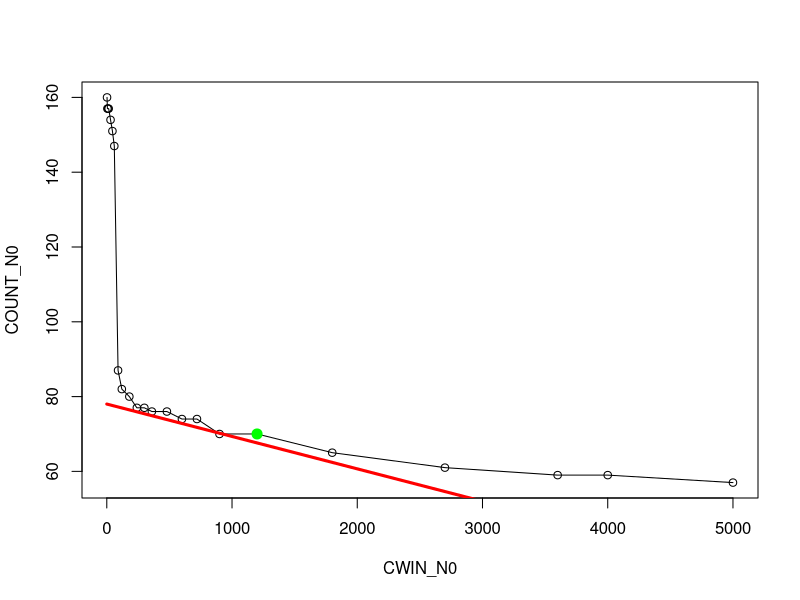
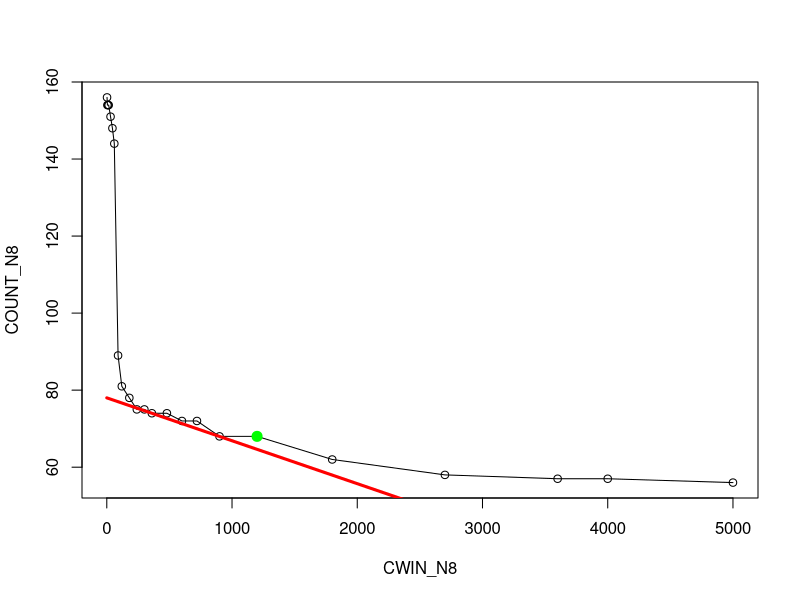
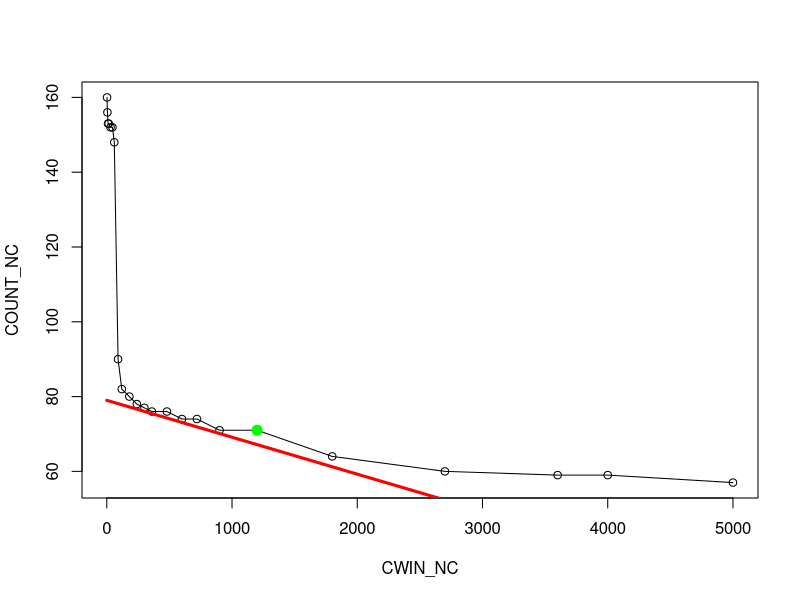

The R script that drew these images, in order:
####### CWIN selection ####### 

# Lettura del dataset tcount-bglsep_1.txt
tcount.R63M1N0 <- read.delim("ffdatools/counts/tcount-R63-M1-N0.txt")
CWIN_0<-tcount.R63M1N0$CWIN
COUNT_0<-tcount.R63M1N0$COUNT
p0<-plot(CWIN_0, COUNT_0, type='o',xlab = "CWIN_N0", ylab="COUNT_N0" )

# Plot della retta tangente che passa per il punto di ginocchio 
x0=c(0,9000)
y0=c(78,0)
line<-lines(x0,y0,type='l', col='red', lwd=3)

# lm per ottenere i coefficiente angolare e intercetta della retta tangente
lm(x0 ~ y0)

# Selezione del valore di CWIN nell’intorno destro del punto di tangenza
point <- points(CWIN_0[which.max(CWIN_0 > 1000)], COUNT_0[which.max(CWIN_0>1000)], pch=20, col="green", cex=2)

CWIN_0[which.max(CWIN_0 > 1000)] #restituisce il valore di CWIN selezionato

######################################################################## 
tcount.R63M1N8 <- read.delim("ffdatools/counts/tcount-R63-M1-N8.txt")
CWIN_8<-tcount.R63M1N8$CWIN
COUNT_8<-tcount.R63M1N8$COUNT
p0<-plot(CWIN_8, COUNT_8, type='o' ,xlab = "CWIN_N8", ylab="COUNT_N8")

# Plot della retta tangente che passa per il punto di ginocchio 
x8=c(0,7000)
y8=c(78,0)
line<-lines(x8,y8,type='l', col='red', lwd=3)

# lm per ottenere i coefficiente angolare e intercetta della retta tangente
lm(x8 ~ y8)

# Selezione del valore di CWIN nell’intorno destro del punto di tangenza
point <- points(CWIN_8[which.max(CWIN_8 > 1000)], COUNT_8[which.max(CWIN_8>1000)], pch=20, col="green", cex=2)

CWIN_8[which.max(CWIN_8 > 1000)] #restituisce il valore di CWIN selezionato


##############
tcount.R63M1NC <- read.delim("ffdatools/counts/tcount-R63-M1-NC.txt")
CWIN_C<-tcount.R63M1NC$CWIN
COUNT_C<-tcount.R63M1NC$COUNT
pC<-plot(CWIN_C, COUNT_C, type='o' ,xlab = "CWIN_NC", ylab="COUNT_NC")

# Analisi ravvicinata per scegliere i parametri per trovare la retta tangente
#p<-plot(CWIN, COUNT, type='o', xlim =c(0,3000), ylim=c(50,100))

# Plot della retta tangente che passa per il punto di ginocchio 
xC=c(0,8000)
yC=c(79,0)
line<-lines(xC,yC,type='l', col='red', lwd=3)

# lm per ottenere i coefficiente angolare e intercetta della retta tangente
lm(xC ~ yC)

# Selezione del valore di CWIN nell’intorno destro del punto di tangenza
#abline(v=100, lwd=2, col="blue") 
point <- points(CWIN_C[which.max(CWIN_C > 1000)], COUNT_C[which.max(CWIN_C>1000)], pch=20, col="green", cex=2)

CWIN_C[which.max(CWIN_C > 1000)] #restituisce il valore di CWIN selezionato


